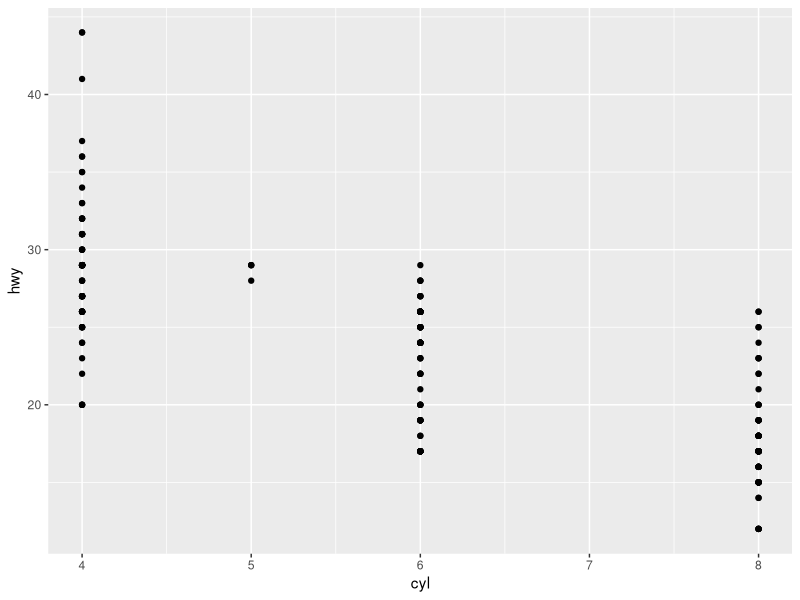
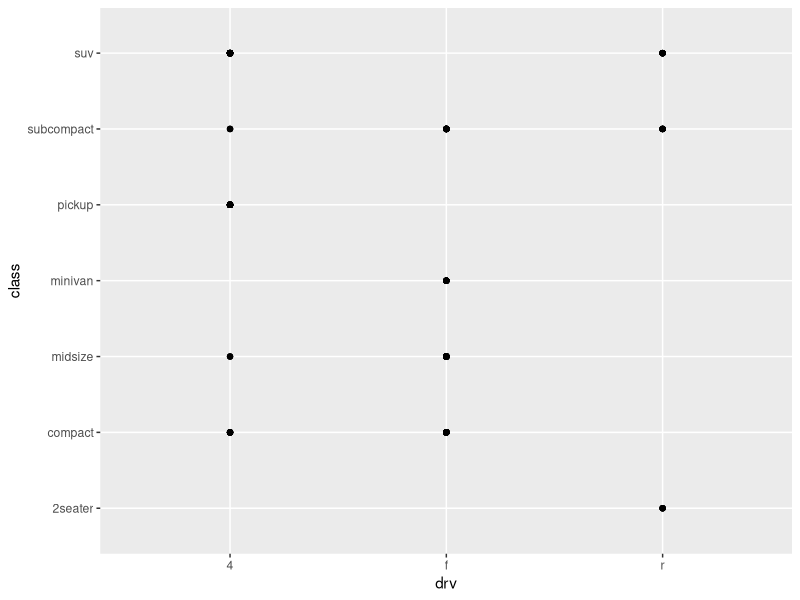
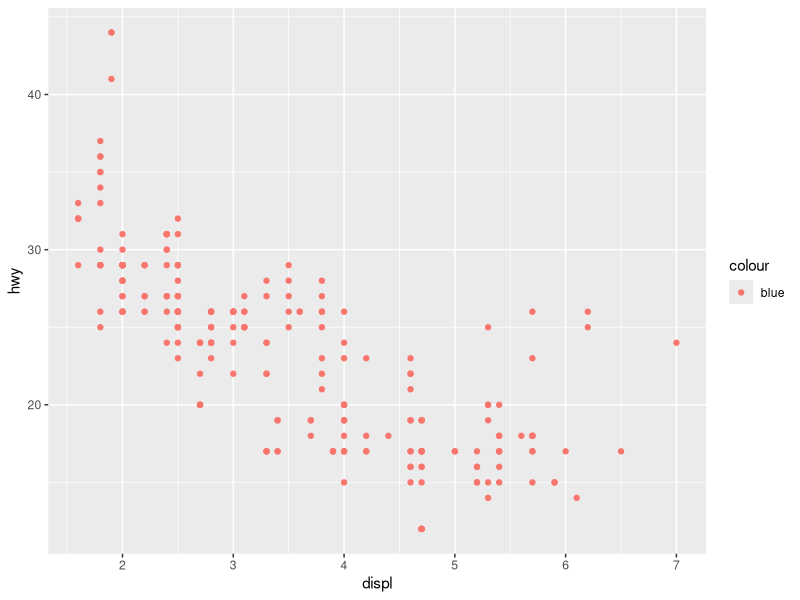
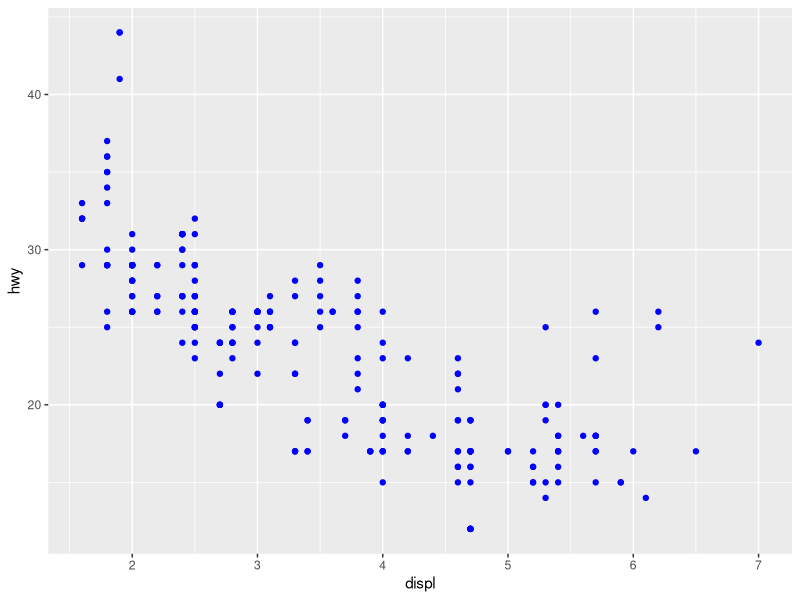
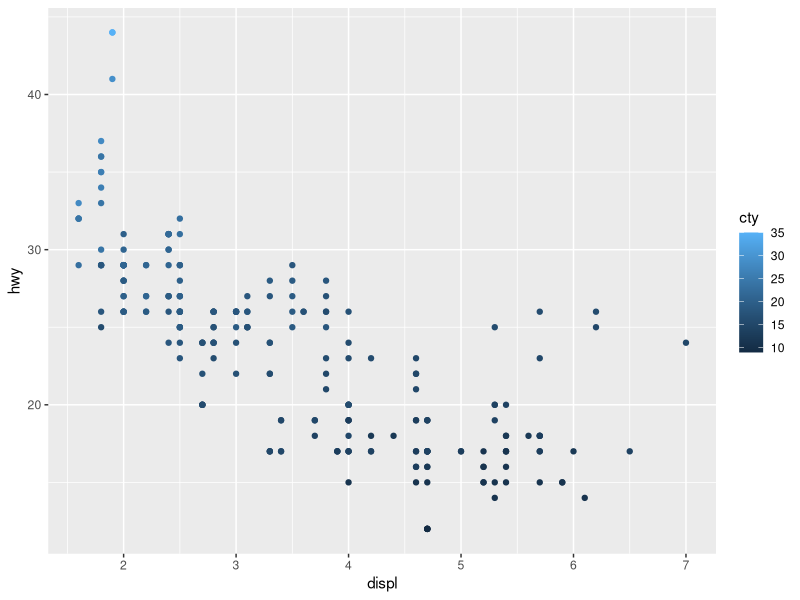
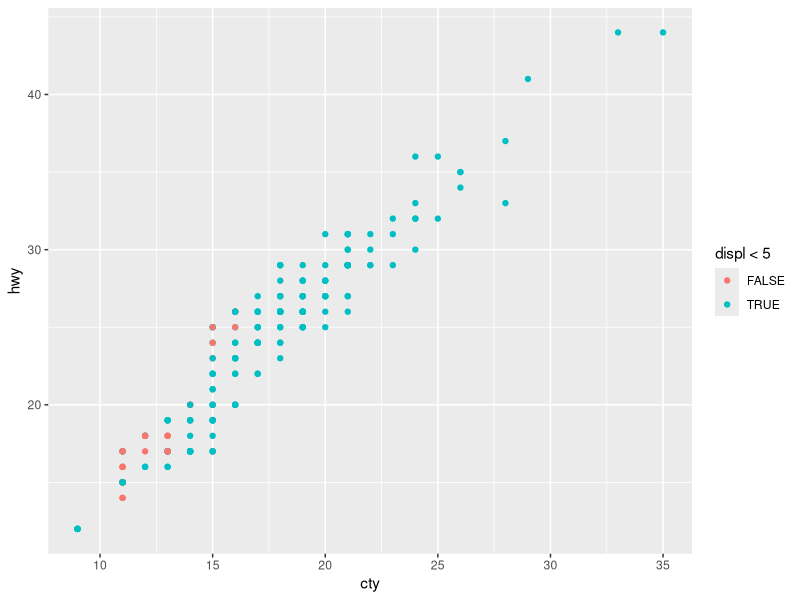
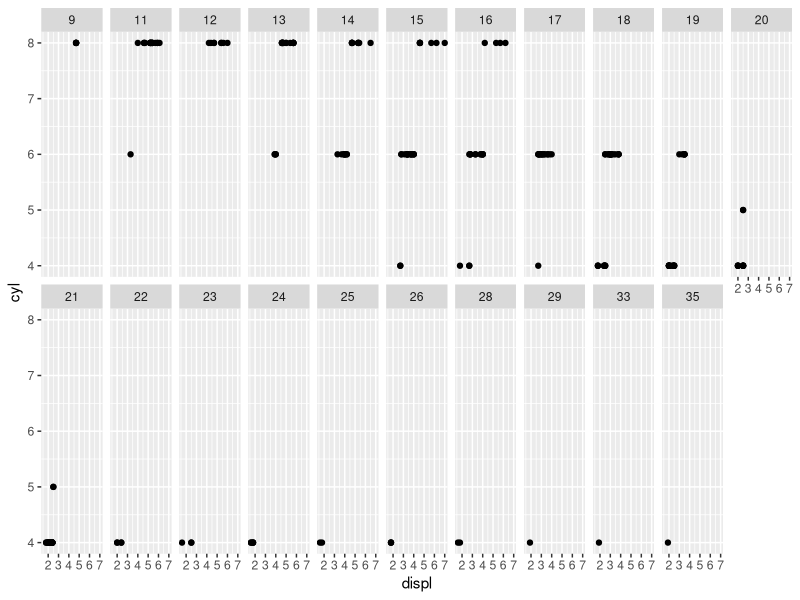
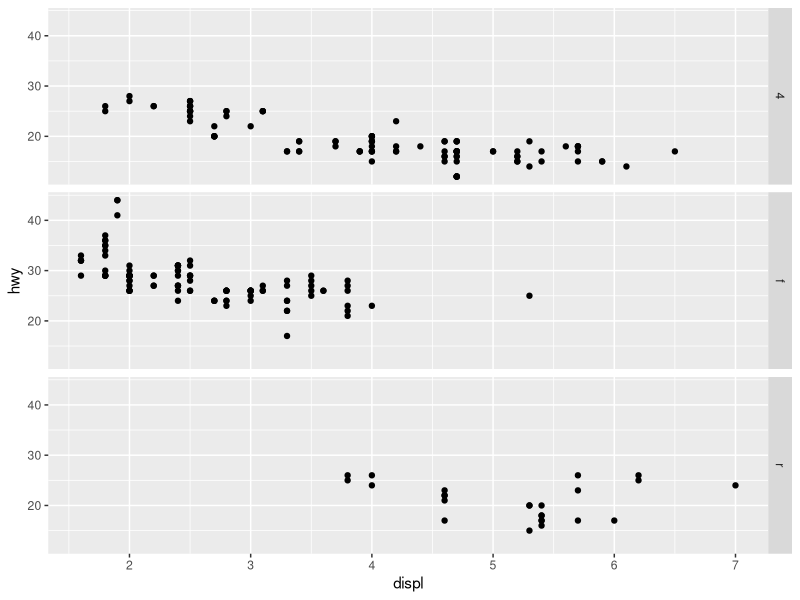

Generate these figures, in order, with R:
## ---- chunk 1
knitr::opts_chunk$set(echo = TRUE)
library(tidyverse)
## ---- chunk 2
ggplot(data = mpg) + 
  geom_point(mapping = aes(x = cyl, y = hwy))
## ---- chunk 3
ggplot(data = mpg) + 
  geom_point(mapping = aes(x = drv, y = class))
## ---- chunk 4
ggplot(data = mpg) + 
  geom_point(mapping = aes(x = displ, y = hwy, color = "blue"))
## ---- chunk 5
ggplot(data = mpg) + 
  geom_point(mapping = aes(x = displ, y = hwy), color = "blue")
## ---- chunk 6
?mpg
View(mpg)
## ---- chunk 7

ggplot(data = mpg) + 
  geom_point(mapping = aes(x = displ, y = hwy, color = cty))

## ---- chunk 8

ggplot(data = mpg) + 
  geom_point(mapping = aes(x = cty, y = hwy, color = displ < 5))

## ---- chunk 9
ggplot(data = mpg) + 
  geom_point(mapping = aes(x = displ, y = cyl)) +
  facet_wrap(~ cty, nrow = 2)
## ---- chunk 10
ggplot(data = mpg) + 
  geom_point(mapping = aes(x = displ, y = hwy)) +
  facet_grid(drv ~ .)

ggplot(data = mpg) + 
  geom_point(mapping = aes(x = displ, y = hwy)) +
  facet_grid(. ~ cyl)
## ---- chunk 11
ggplot(data = mpg, mapping = aes(x = displ, y = hwy, color = drv)) + 
  geom_point() + 
  geom_smooth(se = FALSE)
## ---- chunk 12
ggplot(data = mpg, mapping = aes(x = displ, y = hwy)) + 
  geom_point(mapping = aes(color = class)) + 
  geom_smooth()
## ---- chunk 13
ggplot(data = diamonds) + 
  stat_summary(mapping = aes(x = cut, y = depth))
## ---- chunk 14
ggplot(data = diamonds) + 
  geom_bar(mapping = aes(x = cut, y = ..prop..))

ggplot(data = diamonds) + 
  geom_bar(mapping = aes(x = cut, fill = color, y = ..prop..))
## ---- chunk 15
ggplot(data = diamonds) + 
  geom_bar(mapping = aes(x = cut, y = ..prop.., group = 1))

ggplot(data = diamonds) + 
  geom_bar(mapping = aes(x = cut, y = ..prop.., group = 1, fill = color))
## ---- chunk 16
ggplot(data = mpg, mapping = aes(x = cty, y = hwy)) + 
  geom_point()
## ---- chunk 17
ggplot(data = mpg, mapping = aes(x = cty, y = hwy)) + 
  geom_jitter()
## ---- chunk 18
ggplot(data = mpg, mapping = aes(x = year, y = hwy, group = class)) + 
  geom_boxplot()
